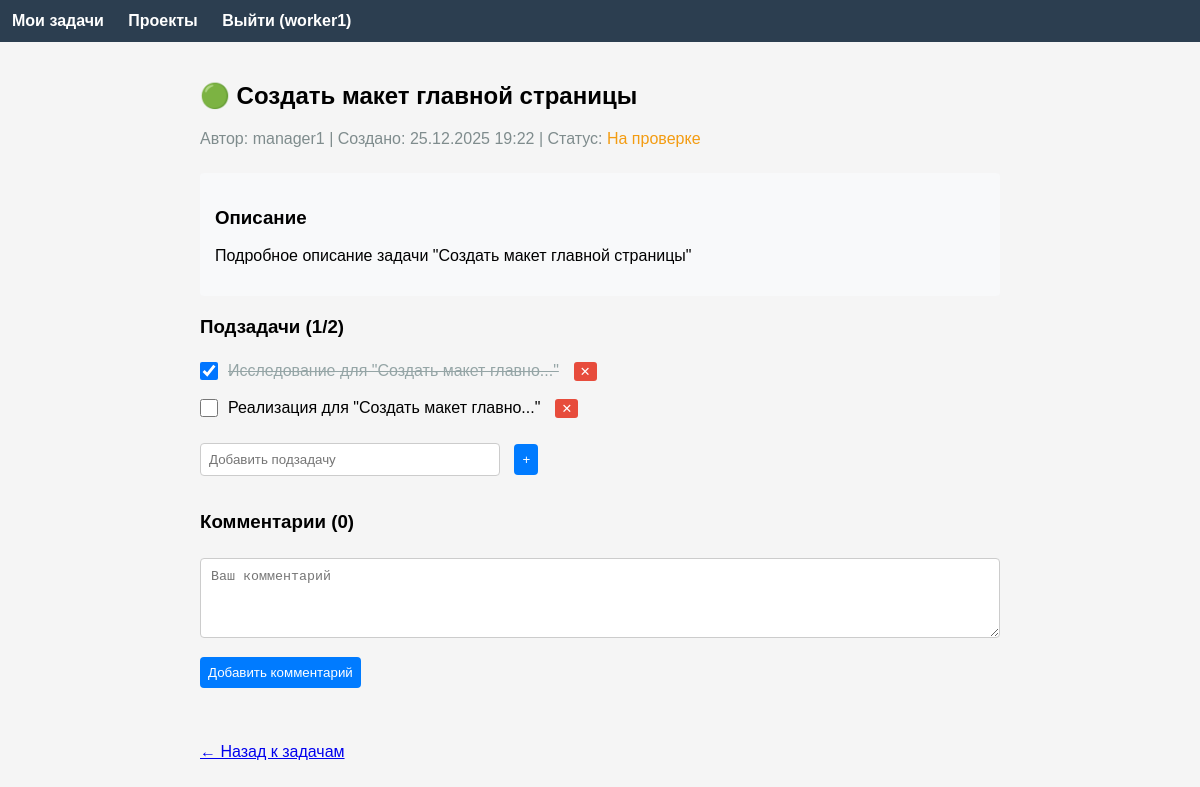
Page /task/1 (signed in) on the committed database.
### app/models.py (models this page shows, shortened)
class User(UserMixin, db.Model):
    id = db.Column(db.Integer, primary_key=True)
    username = db.Column(db.String(64), index=True, unique=True, nullable=False)
    password_hash = db.Column(db.String(128), nullable=False)
    access_level = db.Column(db.Integer, default=1, nullable=False)
    authored_tasks = db.relationship('Task', back_populates='author', lazy='dynamic')
    assigned_tasks = db.relationship('Task', secondary=task_assignees, back_populates='assignees')
    comments = db.relationship('Comment', back_populates='author', lazy='dynamic')
    authored_projects = db.relationship('Project', back_populates='author', lazy='dynamic')
    def is_admin(self):
        return self.access_level == 0

class Task(db.Model):
    id = db.Column(db.Integer, primary_key=True)
    title = db.Column(db.String(100), nullable=False)
    description = db.Column(db.Text)
    created_at = db.Column(db.DateTime, default=datetime.now)
    completed_at = db.Column(db.DateTime, nullable=True)
    user_id = db.Column(db.Integer, db.ForeignKey('user.id'), nullable=False)
    project_id = db.Column(db.Integer, db.ForeignKey('project.id'), nullable=True)
    status = db.Column(db.String(20), default='todo')
    priority = db.Column(db.Integer, default=2)
    deadline = db.Column(db.Date, nullable=True)
    author = db.relationship('User', back_populates='authored_tasks')
    assignees = db.relationship('User', secondary=task_assignees, back_populates='assigned_tasks')
    project = db.relationship('Project', back_populates='tasks')
    comments = db.relationship('Comment', back_populates='task', cascade='all, delete-orphan')
    subtasks = db.relationship('Subtask', back_populates='task', cascade='all, delete-orphan')
    def is_visible_to(self, user):
        if user.is_admin():
            return True
        return user.id == self.user_id or user in self.assignees
    def get_priority_emoji(self):
        return {1: '🟢', 2: '🟡', 3: '🟠', 4: '🔴'}.get(self.priority, '⚪')
    def get_status_display(self):
        return {
            'todo': 'К выполнению',
            'in_progress': 'В работе',
            'review': 'На проверке',
            'done': 'Готово'
        }.get(self.status, self.status)
    def get_status_color(self):
        return {
            'todo': '#95a5a6',
            'in_progress': '#3498db',
            'review': '#f39c12',
            'done': '#2ecc71'
        }.get(self.status, '#95a5a6')
    def can_approve(self, user):
        if user.is_admin():
            return True
        return user.id == self.user_id

class Subtask(db.Model):
    id = db.Column(db.Integer, primary_key=True)
    title = db.Column(db.String(100), nullable=False)
    completed = db.Column(db.Boolean, default=False)
    task_id = db.Column(db.Integer, db.ForeignKey('task.id'), nullable=False)
    task = db.relationship('Task', back_populates='subtasks')

### app/main/routes.py (the view)
@main.route('/task/<int:id>')
@login_required
def view_task(id):
    task = Task.query.get_or_404(id)
    if not task.is_visible_to(current_user):
        flash('Нет доступа к этой задаче')
        return redirect(url_for('main.tasks'))
    users = User.query.all()
    return render_template('task_detail.html', task=task, users=users)

### app/__init__.py (called while the page is built)
def create_app():
    app = Flask(__name__)
    app.config['SECRET_KEY'] = os.environ.get('SECRET_KEY', 'dev-secret-key')
    app.config['SQLALCHEMY_DATABASE_URI'] = 'sqlite:///task_manager.db'
    app.config['SQLALCHEMY_TRACK_MODIFICATIONS'] = False
    db.init_app(app)
    login_manager.init_app(app)
    login_manager.login_view = 'auth.login'
    from .models import User
    @login_manager.user_loader
    def load_user(user_id):
        return User.query.get(int(user_id))
    from .auth import auth as auth_blueprint
    app.register_blueprint(auth_blueprint)
    from .main import main as main_blueprint
    app.register_blueprint(main_blueprint)
    from .api import api as api_blueprint
    app.register_blueprint(api_blueprint, url_prefix='/api')
    return app

### app/templates/task_detail.html (shortened to what this page needs)
{% extends "base.html" %}
{% block content %}
<div style="max-width:800px; margin:0 auto;">
    <div style="display:flex; justify-content:space-between; align-items:flex-start; margin-bottom:20px;">
        <div>
            <h2>{{ task.get_priority_emoji() }} {{ task.title }}</h2>
            <p style="color:#7f8c8d; margin:5px 0;">
                Автор: {{ task.author.username }} |
                Создано: {{ task.created_at.strftime('%d.%m.%Y %H:%M') }} |
                Статус: <span style="color:{{ task.get_status_color() }};">{{ task.get_status_display() }}</span>
            </p>
        </div>
    </div>
    {% if task.description %}
    <div style="background:#f8f9fa; padding:15px; border-radius:4px; margin:20px 0;">
        <h3>Описание</h3>
        <p>{{ task.description }}</p>
    </div>
    {% endif %}
    <div style="margin:20px 0;">
        <h3>Подзадачи ({{ task.subtasks|selectattr('completed', 'equalto', true)|list|length }}/{{ task.subtasks|length }})</h3>
        {% if task.subtasks %}
            <div style="margin-top:10px;">
                {% for sub in task.subtasks %}
                    <div style="display:flex; align-items:center; margin:8px 0;">
                        <form method="post" action="{{ url_for('main.toggle_subtask', id=sub.id) }}" style="margin-right:10px;">
                            <input type="checkbox" {% if sub.completed %}checked{% endif %} onchange="this.form.submit()" style="width:18px; height:18px;">
                        </form>
                        <span style="{% if sub.completed %}text-decoration:line-through; color:#95a5a6;{% endif %}">
                            {{ sub.title }}
                        </span>
                        <form method="post" action="{{ url_for('main.delete_subtask', id=sub.id) }}" style="margin-left:15px;">
                            <button type="submit" style="font-size:0.8em; padding:2px 6px; background:#e74c3c; color:white; border:none; border-radius:3px;">✕</button>
                        </form>
                    </div>
                {% endfor %}
            </div>
        {% endif %}
        <form method="post" action="{{ url_for('main.add_subtask', id=task.id) }}" style="margin-top:15px;">
            <input type="text" name="title" placeholder="Добавить подзадачу" style="width:300px; padding:8px; margin-right:10px;" required>
            <button type="submit">+</button>
        </form>
    </div>
    <div style="margin:30px 0;">
        <h3>Комментарии ({{ task.comments|length }})</h3>
        <form method="post" action="{{ url_for('main.add_comment', id=task.id) }}" style="margin-top:20px;">
            <textarea name="content" placeholder="Ваш комментарий" style="width:100%; height:80px; padding:10px; margin-bottom:10px;" required></textarea>
            <button type="submit">Добавить комментарий</button>
        </form>
    </div>
    <a href="{{ url_for('main.tasks') }}" style="display:inline-block; margin-top:20px;">← Назад к задачам</a>
</div>
{% endblock %}

### app/templates/base.html (shortened to what this page needs)
<!DOCTYPE html>
<html lang="ru">
<head>
    <link rel="stylesheet" href="{{ url_for('static', filename='style.css') }}">
</head>
<body>
    <nav>
        {% if current_user.is_authenticated %}
            <a href="{{ url_for('main.tasks') }}">Мои задачи</a>
            <a href="{{ url_for('main.projects') }}">Проекты</a>
            <a href="{{ url_for('auth.logout') }}">Выйти ({{ current_user.username }})</a>
        {% else %}
            <a href="{{ url_for('main.index') }}">Главная</a>
            <a href="{{ url_for('auth.login') }}">Вход</a>
            <a href="{{ url_for('auth.register') }}">Регистрация</a>
        {% endif %}
    </nav>
    <main>
        {% block content %}{% endblock %}
    </main>
</body>
</html>

### app/static/style.css (style rules this page uses)
body { font-family: Arial, sans-serif; margin: 0; padding: 0; background: #f5f5f5; }
nav { background: #2c3e50; padding: 12px; }
nav a { color: white; margin-right: 20px; text-decoration: none; font-weight: bold; }
main { max-width: 900px; margin: 20px auto; padding: 0 15px; }
input, textarea, button, select { margin: 5px 0; padding: 8px; border: 1px solid #ccc; border-radius: 4px; width: 100%; box-sizing: border-box; }
button { background: #007bff; color: white; border: none; cursor: pointer; border-radius: 4px; width: auto; }
form { margin: 0; }
textarea { height: 80px; }

### rows in the picture
User: username "worker1"
Task: get_priority_emoji "🟢", title "Создать макет главной страницы", created_at "25.12.2025 19:22", status "На проверке", description "Подробное описание задачи \"Создать макет главной страницы\""
User: author.username "manager1"
Subtask: completed "☑", title "Исследование для \"Создать макет главно...\""
Subtask: title "Реализация для \"Создать макет главно...\""

### other values in the picture
{{ task.subtasks|selectattr('completed', 'equalto', true)|list|length }} "1"
{{ task.subtasks|length }} "2"
{{ task.comments|length }} "0"
